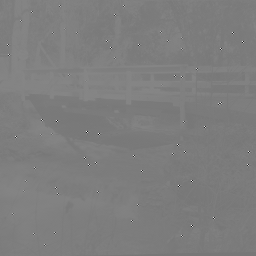
#> input picture Esercizi/eserc_interc/ponte.png, 256 x 256 px
$ python 1_EX.py
#> lines starting #> are read from the running program, lines starting #| are printed output that depends on the picture
import numpy as np
import matplotlib.pyplot as plt
import skimage.io as io
import scipy.ndimage as ndi

def fshs(x, K):
    x_max = np.max(x)
    x_min = np.min(x)

    y = (K-1)*(x-x_min)/(x_max - x_min)

    return y

def median_filter(x, k):
    y = ndi.median_filter(x, (k,k), mode="reflect")
    return y

def dettagli(x):
    h = np.array([[0,0,0],[0,1,-1],[0,0,0]])

    y = ndi.correlate(x,h)

    return y

if __name__=="__main__":

    # Carico l'immagine
    x = io.imread("ponte.png")
#> x is the input picture: shape (256, 256); min 0, max 255, mean 125.4
    x = np.float32(x)

    # Visualizzo:
    # - Originale
    # - Istogramma (con massimi e minimi)
    plt.figure()

    plt.subplot(1,2,1)
    plt.imshow(x, clim=[0,255], cmap="gray")
    plt.title("Originale")

    plt.subplot(1,2,2)
    plt.hist(x.flatten(), bins=256)
    plt.title("max = " + str(np.max(x)) + "\nmin = " + str(np.min(x)))


    # Dimensione della finestra del median_filter
    k = 3
    y = median_filter(x, k)

    # Vado a stratchiare l'istogramma perchè è troppo concetrato
    z = fshs(y, 256)
#> in fshs, `x_max = np.max(x)`: x_max = 134
#> in fshs, `x_min = np.min(x)`: x_min = 119
#> in fshs, `y = (K-1)*(x-x_min)/(x_max - x_min)`:
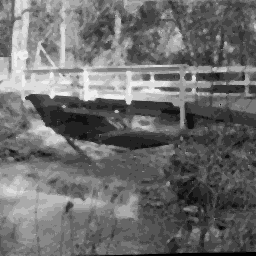
#> y: shape (256, 256) float32; min 0, max 255, mean 109

    # Qui bisogna effettuare delle operazioni per migliorare i bordi
    # - eventuali filtri di sharpening
    # - laplaciano per migliorare i bordi

    # Visualizzazione dei risultati ottenuti dai vari processi
    plt.figure()
    plt.subplot(1,3,1)
    plt.imshow(y, clim=[0,255], cmap="gray")
    plt.title("Filtro Mediano")

    plt.subplot(1,3,2)
    plt.imshow(z, clim=[0,255],cmap="gray")
    plt.title("Filtro Mediano + FSHS")

    plt.show()
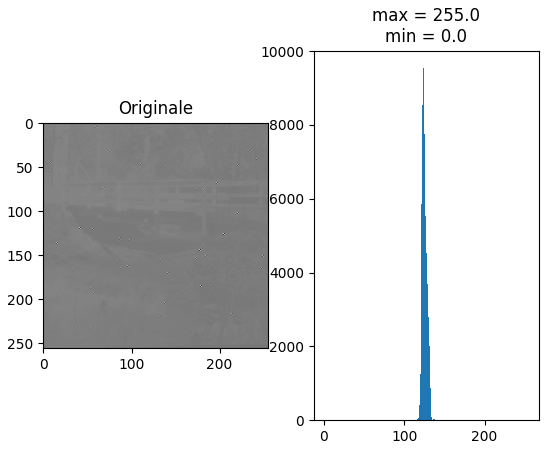
#> figure drawn by matplotlib, 2 panels; panel 2: tallest bar 9536 high, from x = 123.5 to 124.5
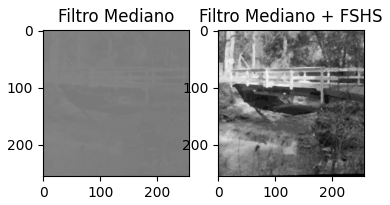
#> figure drawn by matplotlib, 2 panels
